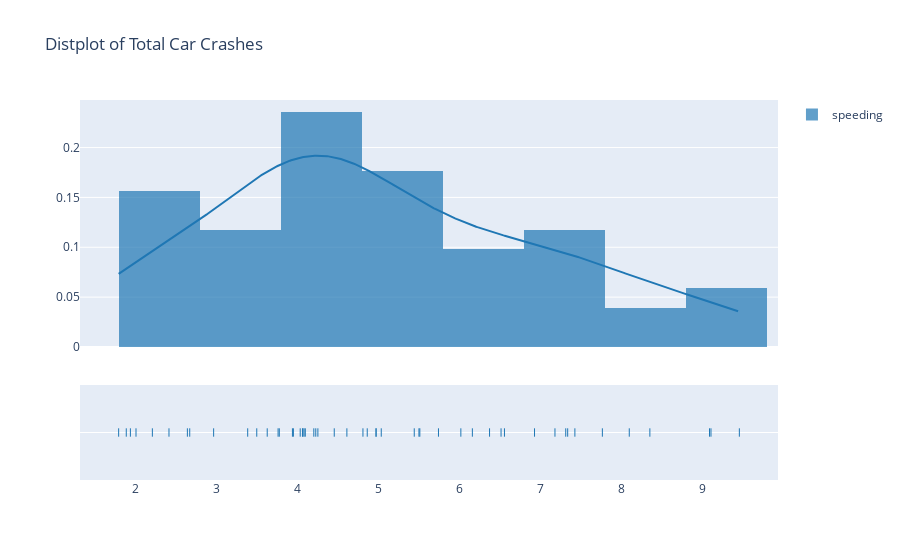

Notebook code for this chart:
### Markdown cell above
We're going to try some data manipulations on our own now! Get into groups, find a dataset, and try to come up with 2-3 visuals using plotly (bonus tips if you use Pandas to manipulate the data before making the visual)! Feel free to read the tips in the conclusion section.

(Additional Tip: click on the cell block outside of the text box and hit "b" on your keyboard to create a cell **below**, "a" to create a cell **above**, and "d" twice to **delete** the current cell you clicked on)

### Code cell
fig2 = ff.create_distplot([car_crashes['speeding']], ['speeding'])
fig2.update_layout(title_text='Distplot of Total Car Crashes')
fig2.show()

### Figure 1 — Plotly figure (JSON) as saved in the notebook; plotly's stock layout.template omitted (floating-point values rounded to 4 significant figures; data arrays with more than 128 entries replaced by an {"elided": "..."} marker saying what was removed)
{"data": [{"autobinx": false, "histnorm": "probability density", "legendgroup": "speeding", "marker": {"color": "rgb(31, 119, 180)"}, "name": "speeding", "opacity": 0.7, "type": "histogram", "x": [7.332, 7.421, 6.51, 4.032, 4.2, 5.032, 4.968, 6.156, 2.006, 3.759, 2.964, 9.45, 5.508, 4.608, 3.625, 2.669, 4.806, 4.066, 7.175, 5.738, 4.25, 1.886, 3.384, 2.208, 2.64, 6.923, 8.346, 1.937, 5.439, 4.06, 1.792, 3.496, 3.936, 6.552, 5.497, 3.948, 6.368, 4.224, 9.1, 3.774, 9.082, 6.014, 4.095, 7.76, 4.859, 4.08, 2.413, 4.452, 8.092, 4.968, 7.308], "xaxis": "x", "xbins": {"end": 9.45, "size": 1, "start": 1.792}, "yaxis": "y"}, {"legendgroup": "speeding", "marker": {"color": "rgb(31, 119, 180)"}, "mode": "lines", "name": "speeding", "showlegend": false, "type": "scatter", "x": {"elided": "500 float values"}, "xaxis": "x", "y": {"elided": "500 float values"}, "yaxis": "y"}, {"legendgroup": "speeding", "marker": {"color": "rgb(31, 119, 180)", "symbol": "line-ns-open"}, "mode": "markers", "name": "speeding", "showlegend": false, "type": "scatter", "x": [7.332, 7.421, 6.51, 4.032, 4.2, 5.032, 4.968, 6.156, 2.006, 3.759, 2.964, 9.45, 5.508, 4.608, 3.625, 2.669, 4.806, 4.066, 7.175, 5.738, 4.25, 1.886, 3.384, 2.208, 2.64, 6.923, 8.346, 1.937, 5.439, 4.06, 1.792, 3.496, 3.936, 6.552, 5.497, 3.948, 6.368, 4.224, 9.1, 3.774, 9.082, 6.014, 4.095, 7.76, 4.859, 4.08, 2.413, 4.452, 8.092, 4.968, 7.308], "xaxis": "x", "y": ["speeding", "speeding", "speeding", "speeding", "speeding", "speeding", "speeding", "speeding", "speeding", "speeding", "speeding", "speeding", "speeding", "speeding", "speeding", "speeding", "speeding", "speeding", "speeding", "speeding", "speeding", "speeding", "speeding", "speeding", "speeding", "speeding", "speeding", "speeding", "speeding", "speeding", "speeding", "speeding", "speeding", "speeding", "speeding", "speeding", "speeding", "speeding", "speeding", "speeding", "speeding", "speeding", "speeding", "speeding", "speeding", "speeding", "speeding", "speeding", "speeding", "speeding", "speeding"], "yaxis": "y2"}], "layout": {"barmode": "overlay", "hovermode": "closest", "legend": {"traceorder": "reversed"}, "title": {"text": "Distplot of Total Car Crashes"}, "xaxis": {"anchor": "y2", "domain": [0, 1], "zeroline": false}, "yaxis": {"anchor": "free", "domain": [0.35, 1], "position": 0}, "yaxis2": {"anchor": "x", "domain": [0, 0.25], "dtick": 1, "showticklabels": false}}}
